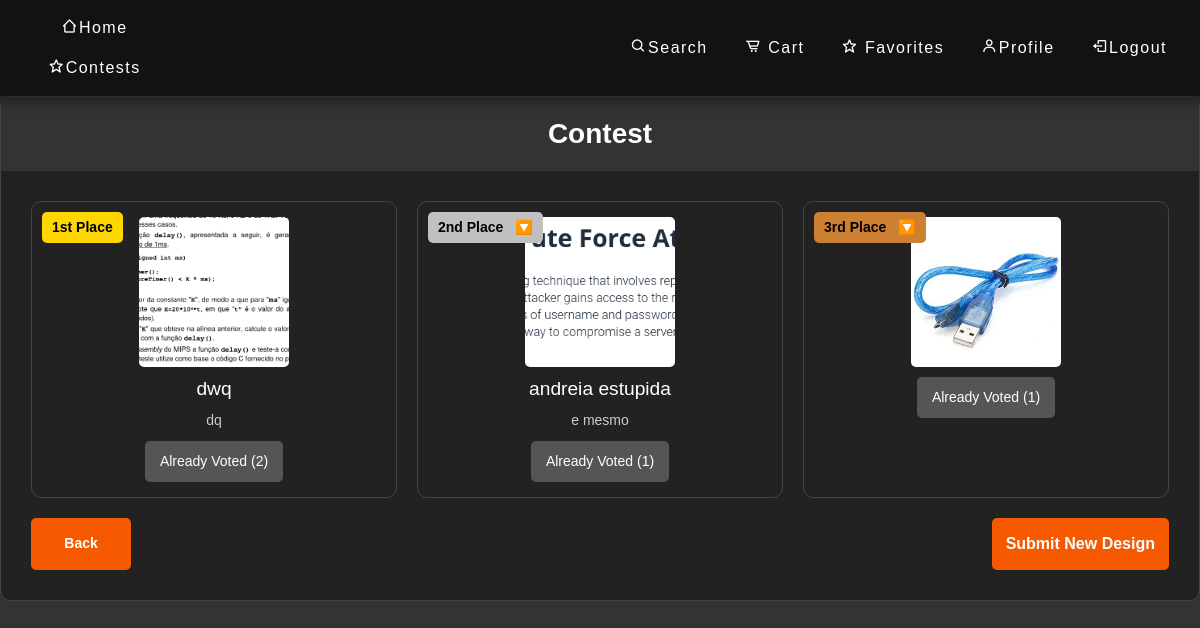
Page /contests (signed in) on the committed database.
### app_org/models.py (models this page shows)
class Submission(db.Model):
    id = db.Column(db.Integer, primary_key=True)
    name = db.Column(db.String(100))
    description = db.Column(db.String(1000))
    image = db.Column(db.String(100), nullable=False)
    approved = db.Column(db.Boolean, default=False)
    votes = db.Column(db.Integer, default=0)
    user_id = db.Column(db.Integer, db.ForeignKey('user.id'), nullable=False)
    user = db.relationship('User', backref=db.backref('submissions', lazy=True))

### app_org/main.py (the view)
@main.route('/contests', methods=['GET'])
@login_required
def contests():
    user = User.query.filter_by(id=current_user.id).first()
    if user.isAdmin:
        return redirect(url_for('main.concurso'))
    submissions = Submission.query.filter_by(approved=True).order_by(Submission.votes.desc()).all()
    user_votes = Vote.query.filter_by(user_id=user.id).all()
    voted_submission_ids = {vote.submission_id for vote in user_votes}
    return render_template('contests.html', user=user, submissions=submissions, voted_submission_ids=voted_submission_ids)

### app_org/templates/contests.html (shortened to what this page needs)
{% extends 'base.html' %}
{% block styles %}
<link rel="stylesheet" href="{{ url_for('static', filename='css/contests.css') }}">
{% endblock %}
{% block content %}
{% include 'navbar.html' %}
<div class="contests-container">
    <header>
        <h1>Contest</h1>
    </header>
    <div class="submissions-grid" id="submissions-grid">
        {% for submission in submissions %}
        {% if submission.approved %}
        <div class="submission {% if loop.index0 == 0 %}first{% elif loop.index0 == 1 %}second{% elif loop.index0 == 2 %}third{% endif %}" data-votes="{{ submission.votes }}" style="animation-delay: {{ loop.index0 * 0.1 }}s">
            {% set position_map = ['1st Place', '2nd Place', '3rd Place'] %}
            <div class="position-label">
                {{ position_map[loop.index0] if loop.index0 < 3 else loop.index0 + 1 ~ 'th Place' }}
            </div>
            <img src="{{ url_for('static', filename='assets/' + submission.image) }}" alt="Submission T-shirt">
            <h2 class="submission-title">{{ submission.name | default('T-shirt Submission') }}</h2>
            <p class="submission-description">{{ submission.description | default('A custom T-shirt design') }}</p>
            <div class="submission-actions">
                {% if submission.id in voted_submission_ids %}
                    <button class="vote-btn voted" disabled>Already Voted ({{ submission.votes }})</button>
                {% else %}
                    <form action="/vote/{{ submission.id }}" method="POST" onsubmit="setTimeout(reorderSubmissionsWithAnimation, 100);">
                        <button class="vote-btn">Vote ✓ ({{ submission.votes }})</button>
                    </form>
                {% endif %}
            </div>
        </div>
        {% endif %}
        {% endfor %}
    </div>
    <div class="action-buttons">
        <button class="back-btn" onclick="history.back()">Back</button>
        <form action="/picture" method="GET" class="submit-form-right">
            <button class="submit-btn">Submit New Design</button>
        </form>
    </div>
</div>
{% endblock %}

### app_org/static/css/style.css (style rules this page uses)
body { background-color: #3b3b3b; color: #ffffff; text-align: center; }

### app_org/static/css/contests.css (style rules this page uses)
body { font-family: Arial, sans-serif; background-color: #333; margin: 0; padding: 0; color: #fff; }
.contests-container { max-width: 1200px; margin: 40px auto; background-color: #222; border-radius: 10px; border: 1px solid #444; padding: 30px; }
header { background-color: #333; color: white; padding: 20px; text-align: center; border-radius: 10px 10px 0 0; margin: -30px -30px 30px -30px; }
h1 { margin: 0; font-size: 28px; font-weight: bold; }
.submissions-grid { display: grid; grid-template-columns: repeat(auto-fit, minmax(200px, 1fr)); gap: 20px; margin-bottom: 20px; }
.submission { text-align: center; background-color: #222; border: 1px solid #444; border-radius: 10px; padding: 15px; transition: transform 0.3s, box-shadow 0.3s; position: relative; animation: slideUp 0.5s ease forwards; }
.submission img { width: 150px; height: 150px; object-fit: cover; border-radius: 5px; cursor: pointer; }
.submission-title { color: #fff; margin: 10px 0; font-size: 1.2rem; }
.submission-description { font-size: 14px; color: #ccc; margin: 10px 0; }
.position-label { position: absolute; top: 10px; left: 10px; background-color: #f55a00; color: #fff; padding: 5px 10px; border-radius: 5px; font-size: 14px; font-weight: bold; }
.submission:nth-child(1) .position-label { background-color: #FFD700; color: #000; }
.submission:nth-child(2) .position-label { background-color: #C0C0C0; color: #000; }
.submission:nth-child(3) .position-label { background-color: #CD7F32; color: #000; }
.submission-actions { display: flex; justify-content: center; gap: 10px; margin-top: 10px; }
.vote-btn { background-color: #333; color: #fff; padding: 10px 15px; border: none; border-radius: 5px; font-size: 14px; cursor: pointer; transition: background-color 0.3s ease, transform 0.3s ease; }
.vote-btn.voted, .vote-btn:disabled { background-color: #555; cursor: not-allowed; transform: none; }
.action-buttons { display: flex; justify-content: space-between; margin-top: 20px; }
.submit-form-right { display: inline-block; }
.back-btn { background-color: #f55a00; color: #fff; padding: 10px 15px; border: none; border-radius: 5px; font-size: 14px; font-weight: 600; cursor: pointer; transition: background-color 0.3s ease, transform 0.3s ease; width: 100px; }
.submit-btn { background-color: #f55a00; color: #fff; padding: 14px; border: none; border-radius: 5px; font-size: 16px; font-weight: 600; cursor: pointer; transition: background-color 0.3s ease, transform 0.3s ease; width: 100%; max-width: 200px; }

### rows in the picture
Submission: position_map "1st Place", image (picture), name "dwq", description "dq", votes "2"
Submission: position_map "2nd Place", image (picture), name "andreia estupida", description "e mesmo", votes "1"
Submission: position_map "3rd Place", image (picture), votes "1"
